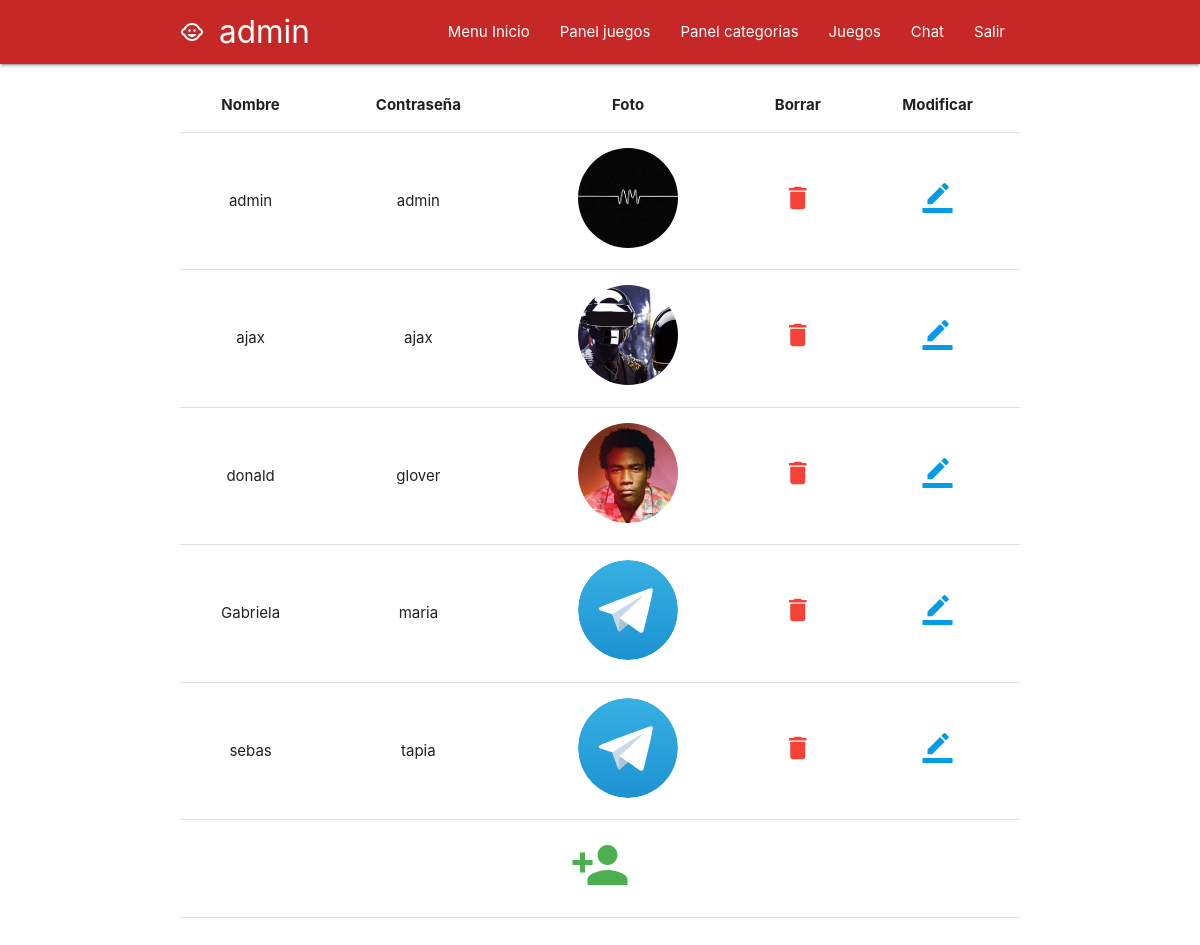
The app's page /php/admin/panelUsuarios.php (signed in) with its own data.
### tables this page shows
CREATE TABLE `usuarios` (
  `id` int(3) NOT NULL,
  `nombre` varchar(50) DEFAULT NULL,
  `pass` varchar(50) DEFAULT NULL,
  `foto` text
);

### php/admin/panelUsuarios.php (the view, shortened to what this page needs)
<!DOCTYPE html>
<html>
<head>
	<link rel="stylesheet" type="text/css" href="../../common/css/materialize.css">
	<link rel="stylesheet" type="text/css" href="../../common/css/estilo.css">
</head>
<body>
<?php
	require("../conexion/conn.php");
    if(isset($_SESSION['u_usuario'])){
    	$registro = $conexion->query("SELECT * FROM usuarios")
   		or die($conexion->error);
?>
<nav class="red darken-3">
    <div class="nav-wrapper container">
      <a id="logo-container" href="index.html" class="brand-logo">
        <i class="large material-icons">child_care</i>
         <?php echo $_SESSION['u_usuario']; ?>
      </a>
      <ul class="right hide-on-med-and-down">
        <li><a href="index.php">Menu Inicio</a></li>
        <li><a href="panelJuegos.php">Panel juegos</a></li>
        <li><a href="panelCategoria.php">Panel categorias</a></li>
        <li><a href="../../juegos.php">Juegos</a></li>
        <li><a href="../OPchat/index.php">Chat</a></li>
        <li><a href="../conexion/salir.php">Salir</a></li>
      </ul>
    </div>
    </nav>
<div class="section">
	<div class="container">
		<div class="row center">
			<table class="highlight centered">
			<thead>
				<tr>
				<th>Nombre</th>
				<th>Contraseña</th>
				<th>Foto</th>
				<th>Borrar</th>
				<th>Modificar</th>
				</tr>
			</thead>
<?php
    while ($f = $registro->fetch_array()) {
    	echo '<tr>';
     	echo '<td>'.$f['nombre'].'</td>';
    	echo '<td>'.$f['pass'].'</td>';
    	echo '<td><img src="../../common/foto/usuarios/'.$f['foto'].'" class="fotoAdmin"></a></td>';
    	echo '<td><a href="delmodus/borrarUsuario.php?id='.$f['id'].'"><i class="small material-icons red-text">delete</i></a></td>';
    	echo '<td><a href="delmodus/modificarUsuario.php?id='.$f['id'].'"><i class="small material-icons ligthblue-text">border_color</i></a></td>';
    	echo '</tr>';
    }
?>
			<tr><td colspan="5"><a href="delmodus/altaUsuario.php"><i class="medium material-icons green-text">person_add</i>
</a></td>
			</tr>
</table>
<?php
    }else{
        header('Location:../../login.php');
    }
?>
		</div>
	</div>
</div>
</body>
</html>

### common/css/estilo.css (style rules this page uses)
.fotoAdmin, #preview img { margin: 0; padding: 0; width: 100px; height: 100px; border-radius: 50%; }

### records on screen
usuarios: nombre "admin", pass "admin", foto (picture)
usuarios: nombre "ajax", pass "ajax", foto (picture)
usuarios: nombre "donald", pass "glover", foto (picture)
usuarios: nombre "Gabriela", pass "maria", foto (picture)
usuarios: nombre "sebas", pass "tapia", foto (picture)

### other values on screen
$_SESSION['u_usuario'] "admin"
